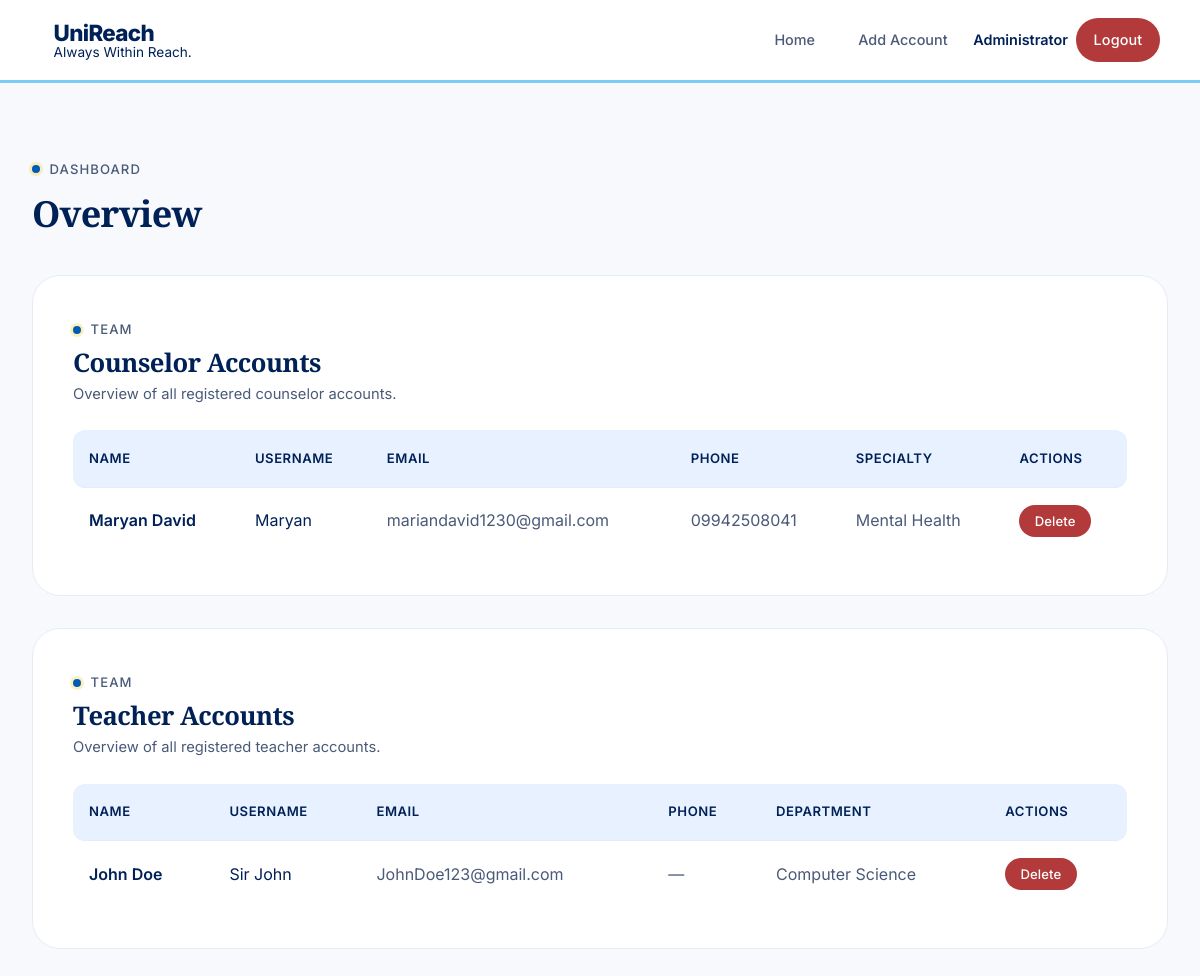
Screenshot of /counselor/dashboard (signed in) with the database file from the repository.
### app.py (models this page shows, shortened)
class User(UserMixin, db.Model):
    id = db.Column(db.Integer, primary_key=True)
    username = db.Column(db.String(80), unique=True, nullable=False)
    email = db.Column(db.String(120), unique=True, nullable=False)
    password_hash = db.Column(db.String(256), nullable=False)
    role = db.Column(db.String(20), nullable=False)
    is_admin = db.Column(db.Boolean, default=False, nullable=False)
    full_name = db.Column(db.String(120), nullable=False)
    specialty = db.Column(db.String(120))
    student_id = db.Column(db.String(50))
    phone = db.Column(db.String(20))
    reset_token = db.Column(db.String(256))
    reset_token_expiry = db.Column(db.DateTime)
    @property
    def is_counselor(self):
        return self.role == 'counselor'

### app.py (the view)
@app.route('/counselor/dashboard')
@login_required
def counselor_dashboard():
    if not current_user.is_counselor:
        abort(403)
    today = datetime.now().date()
    upcoming_appointments = upcoming_appointments_query(
        current_user.id
    ).order_by(Appointment.date, Appointment.start_time).all()
    pending_appointments = [a for a in upcoming_appointments if a.status == 'pending']
    upcoming_blocked = BlockedTime.query.filter_by(
        counselor_id=current_user.id
    ).filter(BlockedTime.date >= today).order_by(BlockedTime.date, BlockedTime.start_time).all()
    counselor_accounts = None
    teacher_accounts = None
    if current_user.is_admin:
        counselor_accounts = User.query.filter_by(
            role='counselor', is_admin=False
        ).order_by(User.full_name).all()
        teacher_accounts = User.query.filter_by(
            role='teacher'
        ).order_by(User.full_name).all()
    return render_template('counselor_dashboard.html',
                           appointments=upcoming_appointments,
                           pending_appointments=pending_appointments,
                           blocked_times=upcoming_blocked,
                           counselor_accounts=counselor_accounts,
                           teacher_accounts=teacher_accounts)

### app.py (called while the page is built)
@login_manager.user_loader
def load_user(user_id):
    return User.query.get(int(user_id))

def upcoming_appointments_query(counselor_id):
    today = datetime.now().date()
    return Appointment.query.filter_by(counselor_id=counselor_id).filter(
        db.or_(
            db.and_(
                Appointment.date >= today,
                Appointment.status != 'completed'
            ),
            db.and_(
                Appointment.referred_by_id.isnot(None),
                Appointment.status.in_(['pending', 'approved'])
            )
        )
    )

### templates/counselor_dashboard.html (shortened to what this page needs)
{% extends "base.html" %}
{% block content %}
<div id="accountOverview">
    <div class="section-label" style="margin-bottom: 0.75rem;">Dashboard</div>
    <h2 style="font-size: 2.25rem; margin-bottom: 2.5rem; border: none; padding: 0;">Overview</h2>
    {% if current_user.is_admin %}
    <div class="card">
        <div class="section-label" style="margin-bottom: 0.5rem;">Team</div>
        <h2 style="border: none; padding: 0; margin: 0 0 0.25rem 0; font-size: 1.6rem;">Counselor Accounts</h2>
        <p style="color: var(--text-secondary); margin-bottom: 1.5rem; font-size: 0.92rem;">
            Overview of all registered counselor accounts.
        </p>
        {% if counselor_accounts %}
            <div class="table-responsive">
                <table class="table">
                    <thead>
                        <tr>
                            <th>Name</th>
                            <th>Username</th>
                            <th>Email</th>
                            <th>Phone</th>
                            <th>Specialty</th>
                            <th>Actions</th>
                        </tr>
                    </thead>
                    <tbody>
                        {% for account in counselor_accounts %}
                            <tr>
                                <td style="font-weight: 600;">{{ account.full_name }}</td>
                                <td>{{ account.username }}</td>
                                <td style="color: var(--text-secondary);">{{ account.email }}</td>
                                <td style="color: var(--text-secondary);">{{ account.phone if account.phone else '—' }}</td>
                                <td style="color: var(--text-secondary);">{{ account.specialty if account.specialty else '—' }}</td>
                                <td>
                                    <form method="POST" action="{{ url_for('delete_counselor', user_id=account.id) }}" onsubmit="return confirm('Are you sure you want to delete this counselor account? All their appointments and blocked times will also be removed.');">
                                        <button type="submit" class="btn btn-danger" style="padding: 0.5rem 0.95rem; font-size: 0.82rem;">Delete</button>
                                    </form>
                                </td>
                            </tr>
                        {% endfor %}
                    </tbody>
                </table>
            </div>
        {% else %}
            <div class="empty-state">
                <p>No counselor accounts yet.</p>
            </div>
        {% endif %}
    </div>
    <div class="card">
        <div class="section-label" style="margin-bottom: 0.5rem;">Team</div>
        <h2 style="border: none; padding: 0; margin: 0 0 0.25rem 0; font-size: 1.6rem;">Teacher Accounts</h2>
        <p style="color: var(--text-secondary); margin-bottom: 1.5rem; font-size: 0.92rem;">
            Overview of all registered teacher accounts.
        </p>
        {% if teacher_accounts %}
            <div class="table-responsive">
                <table class="table">
                    <thead>
                        <tr>
                            <th>Name</th>
                            <th>Username</th>
                            <th>Email</th>
                            <th>Phone</th>
                            <th>Department</th>
                            <th>Actions</th>
                        </tr>
                    </thead>
                    <tbody>
                        {% for account in teacher_accounts %}
                            <tr>
                                <td style="font-weight: 600;">{{ account.full_name }}</td>
                                <td>{{ account.username }}</td>
                                <td style="color: var(--text-secondary);">{{ account.email }}</td>
                                <td style="color: var(--text-secondary);">{{ account.phone if account.phone else '—' }}</td>
                                <td style="color: var(--text-secondary);">{{ account.specialty if account.specialty else '—' }}</td>
                                <td>
                                    <form method="POST" action="{{ url_for('delete_teacher', user_id=account.id) }}" onsubmit="return confirm('Are you sure you want to delete this teacher account? All their referrals will also be removed.');">
                                        <button type="submit" class="btn btn-danger" style="padding: 0.5rem 0.95rem; font-size: 0.82rem;">Delete</button>
                                    </form>
                                </td>
                            </tr>
                        {% endfor %}
                    </tbody>
                </table>
            </div>
        {% else %}
            <div class="empty-state">
                <p>No teacher accounts yet.</p>
            </div>
        {% endif %}
    </div>
    {% endif %}
</div>
{% endblock %}

### templates/base.html (shortened to what this page needs)
<!DOCTYPE html>
<html lang="en">
<head>
    <link rel="stylesheet" href="{{ url_for('static', filename='styles.css') }}">
</head>
<body>
    <nav class="navbar">
        <a href="{{ url_for('index') }}" class="brand" id="appTitle" title="{{ 'Press Ctrl+` to switch to Student access' if session.get('counselor_access') else 'Press Ctrl+` for Counselor access' }}">
            <div class="brand-text">
                <h1 class="brand-title">UniReach</h1>
                <span class="brand-subtitle">Always Within Reach.</span>
            </div>
        </a>
        <div class="nav-links">
            <a href="{{ url_for('index') }}">Home</a>
            {% if current_user.is_authenticated and current_user.is_admin %}
                <a href="{{ url_for('counselor_dashboard') }}#addAccount">Add Account</a>
            {% endif %}
            {% if current_user.is_authenticated %}
                <span class="nav-username">{{ current_user.full_name }}</span>
                <a href="{{ url_for('logout') }}" class="btn btn-danger btn-sm">Logout</a>
            {% else %}
                {% if session.get('counselor_access') %}
                    <a href="{{ url_for('login') }}">Counselor Login</a>
                {% else %}
                    <a href="{{ url_for('index') }}#counselors" class="btn btn-primary btn-sm">Set an Appointment</a>
                {% endif %}
            {% endif %}
        </div>
    </nav>
    <div class="container">
        {% block content %}{% endblock %}
    </div>
</body>
</html>

### static/styles.css (style rules this page uses)
* { margin: 0; padding: 0; box-sizing: border-box; }
:root { --bg-primary: #F7F9FC; --bg-secondary: #EAF0F9; --bg-card: #FFFFFF; --text-primary: #002157; --text-secondary: #4A5A78; --text-tertiary: #8C98B0; --accent: #002157; --accent-hover: #00173d; --blue: #005bb5; --blue-soft: #E8F1FF; --yellow: #7CCDF4; --gold: #005bb5; --yellow-soft: #EAF8FF; --orange: #005bb5; --orange-soft: #E8F1FF; --wheat: #003366; --border: #D7DFEC; --border-light: #E6ECF5; --success: #2D6A45; --success-bg: #E6F3EB; --warning: #9A5B0A; --warning-bg: #FFF1D2; --danger: #B23A3A; --danger-bg: #FBE9E9; --info: #005bb5; --info-bg: #E8F1FF; --shadow-rgb: 0, 33, 87; --radius-sm: 12px; --radius-md: 20px; --radius-lg: 28px; --radius-xl: 36px; }
html { scroll-behavior: smooth; }
body { font-family: 'Inter', -apple-system, BlinkMacSystemFont, sans-serif; background: var(--bg-primary); min-height: 100vh; color: var(--text-primary); font-size: 16px; line-height: 1.6; -webkit-font-smoothing: antialiased; -moz-osx-font-smoothing: grayscale; }
h1, h2, h3, h4, h5, h6 { font-family: 'Playfair Display', Georgia, serif; font-weight: 600; line-height: 1.2; letter-spacing: -0.02em; color: var(--text-primary); }
.navbar { background: rgba(255, 255, 255, 0.9); backdrop-filter: blur(20px); -webkit-backdrop-filter: blur(20px); border-bottom: 3px solid var(--yellow); padding: 1rem 2.5rem; display: flex; justify-content: space-between; align-items: center; position: sticky; top: 0; z-index: 100; }
.brand { display: flex; align-items: center; gap: 0.85rem; text-decoration: none; cursor: pointer; user-select: none; }
.brand-text { display: flex; flex-direction: column; line-height: 1.15; }
.brand-title { font-family: 'Inter', sans-serif; color: var(--accent); font-size: 1.4rem; font-weight: 800; letter-spacing: -0.03em; margin: 0; }
.brand-subtitle { font-family: 'Inter', sans-serif; color: var(--text-primary); font-size: 0.85rem; font-weight: 400; letter-spacing: 0; text-transform: none; margin-top: -2px; }
.nav-links { display: flex; gap: 0.5rem; align-items: center; }
.nav-links a { text-decoration: none; color: var(--text-secondary); padding: 0.65rem 1.1rem; border-radius: 999px; transition: all 0.3s cubic-bezier(0.4, 0, 0.2, 1); font-weight: 500; font-size: 0.9rem; }
.nav-links .btn { color: inherit; }
.nav-links .btn-danger { background: var(--danger); color: #fff; }
.nav-username { color: var(--accent); font-weight: 600; font-size: 0.9rem; }
.btn { padding: 0.85rem 1.6rem; border: none; border-radius: 999px; cursor: pointer; font-weight: 500; text-decoration: none; display: inline-flex; align-items: center; justify-content: center; transition: all 0.3s cubic-bezier(0.4, 0, 0.2, 1); font-size: 0.92rem; font-family: 'Inter', sans-serif; letter-spacing: 0.01em; white-space: nowrap; }
.btn-sm { padding: 0.55rem 1.1rem; font-size: 0.85rem; }
.btn-danger { background: var(--danger); color: white; }
.container { max-width: 1280px; margin: 0 auto; padding: 3rem 2rem; }
.card { background: var(--bg-card); border-radius: var(--radius-lg); padding: 2.5rem; border: 1px solid var(--border-light); margin-bottom: 2rem; transition: all 0.3s ease; }
.card h2 { margin-bottom: 1.75rem; color: var(--accent); font-size: 1.75rem; padding-bottom: 1.25rem; border-bottom: 2px solid var(--yellow-soft); }
.table { width: 100%; border-collapse: separate; border-spacing: 0; margin-top: 0.5rem; }
.table th, .table td { padding: 1.1rem 1rem; text-align: left; border-bottom: 1px solid var(--border-light); }
.table th { background: var(--blue-soft); color: var(--accent); font-weight: 600; font-size: 0.82rem; text-transform: uppercase; letter-spacing: 0.04em; font-family: 'Inter', sans-serif; }
.table th:first-child { border-radius: var(--radius-sm) 0 0 var(--radius-sm); }
.table th:last-child { border-radius: 0 var(--radius-sm) var(--radius-sm) 0; }
.table tr:last-child td { border-bottom: none; }
.section-label { display: inline-flex; align-items: center; gap: 0.6rem; color: var(--text-secondary); font-size: 0.82rem; font-weight: 500; text-transform: uppercase; letter-spacing: 0.08em; margin-bottom: 1rem; }
.section-label::before { content: ''; display: inline-block; width: 8px; height: 8px; border-radius: 50%; background: var(--gold); box-shadow: 0 0 0 3px rgba(245, 196, 0, 0.25); }

### rows the page displays
User: full_name "Administrator"
User: full_name "Maryan David", username "Maryan", email "mariandavid1230@gmail.com", phone "09942508041", specialty "Mental Health"
User: full_name "John Doe", username "Sir John", email "JohnDoe123@gmail.com", phone "—", specialty "Computer Science"
